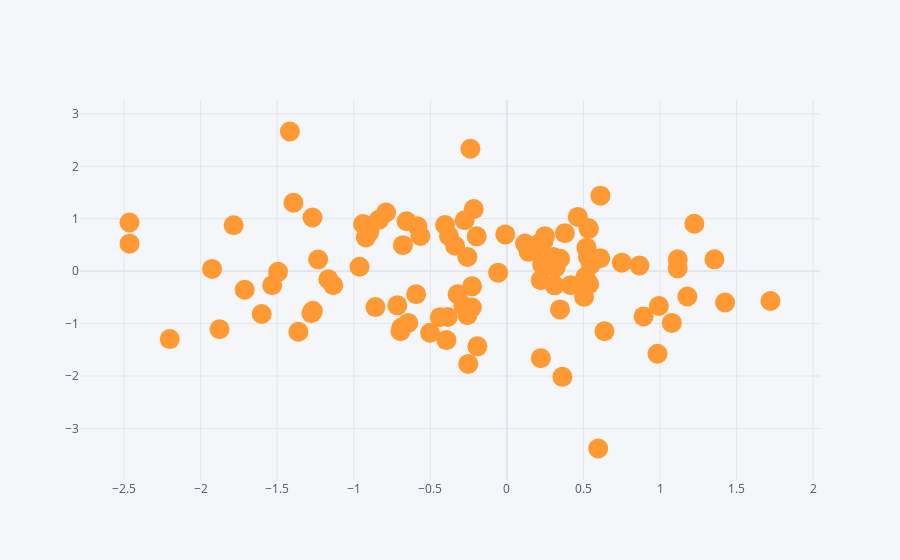

Notebook code for this chart:
### Code cell
# scatter iplot with modes

df.iplot(kind='scatter',x='A',y='B',mode='markers',size=20)
